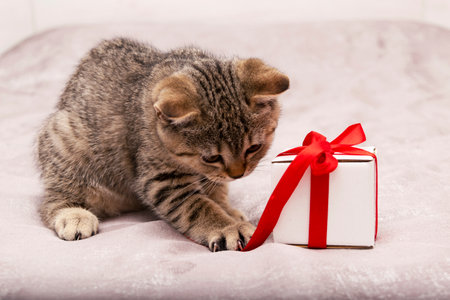
#> input picture 194test.jpg, 450 x 300 px
$ python image_processing.py
#> lines starting #> are read from the running program, lines starting #| are printed output that depends on the picture; after the words box and inside, x2 and y2 are one past the last pixel; in counts of white or black regions, pixels touching at a corner belong together
import cv2
import numpy as np

# 이미지 로드
image = cv2.imread('194test.jpg')
#> image is the input picture: shape (300, 450, 3); mean B, G, R 164.7, 170.7, 198

# HSV 색공간 변환
hsv = cv2.cvtColor(image, cv2.COLOR_BGR2HSV)
#> hsv: shape (300, 450, 3); mean H, S, V 16.8, 53.9, 198

# 빨간색 범위
lower_red1 = np.array([0, 120, 70])
upper_red1 = np.array([10, 255, 255])

lower_red2 = np.array([170, 120, 70])
upper_red2 = np.array([180, 255, 255])

# 마스크 생성
mask1 = cv2.inRange(hsv, lower_red1, upper_red1)
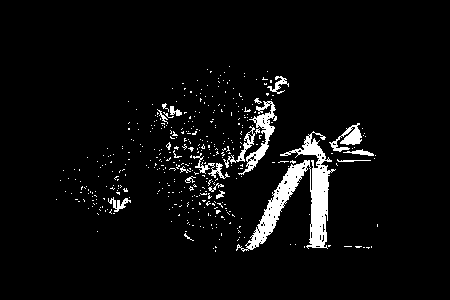
#> mask1: shape (300, 450); 4.9% white; 418 white regions (399 under 20 px), largest, box (x1, y1, x2, y2) and area: (236, 131, 336, 252) 3235, (238, 101, 277, 175) 709, (329, 123, 362, 152) 384
mask2 = cv2.inRange(hsv, lower_red2, upper_red2)
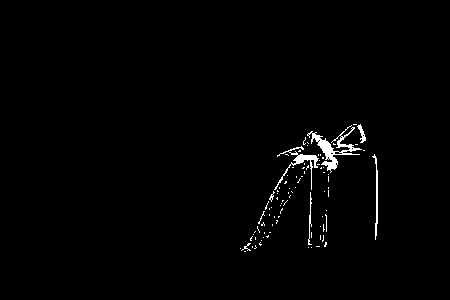
#> mask2: shape (300, 450); 1.2% white; 90 white regions (83 under 20 px), largest, box (x1, y1, x2, y2) and area: (307, 125, 362, 173) 616, (274, 146, 319, 190) 323, (372, 154, 378, 240) 164
mask = mask1 + mask2
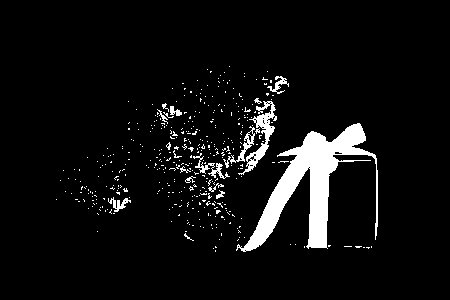
#> mask: shape (300, 450); 6.1% white; 401 white regions (385 under 20 px), largest, box (x1, y1, x2, y2) and area: (236, 123, 378, 252) 5399, (238, 101, 277, 175) 709, (223, 126, 255, 168) 238

# 원본 이미지에서 빨간색 영역만 필터링
result = cv2.bitwise_and(image, image, mask=mask)
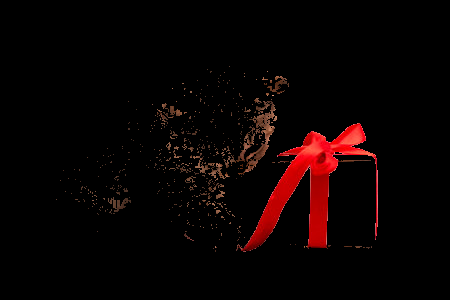
#> result: shape (300, 450, 3); mean B, G, R 1.9, 2.2, 10.5

# 6. 결과 출력
cv2.imshow("Original Image", image)
cv2.imshow("Red Filtered", result)

cv2.waitKey(0)
cv2.destroyAllWindows()
